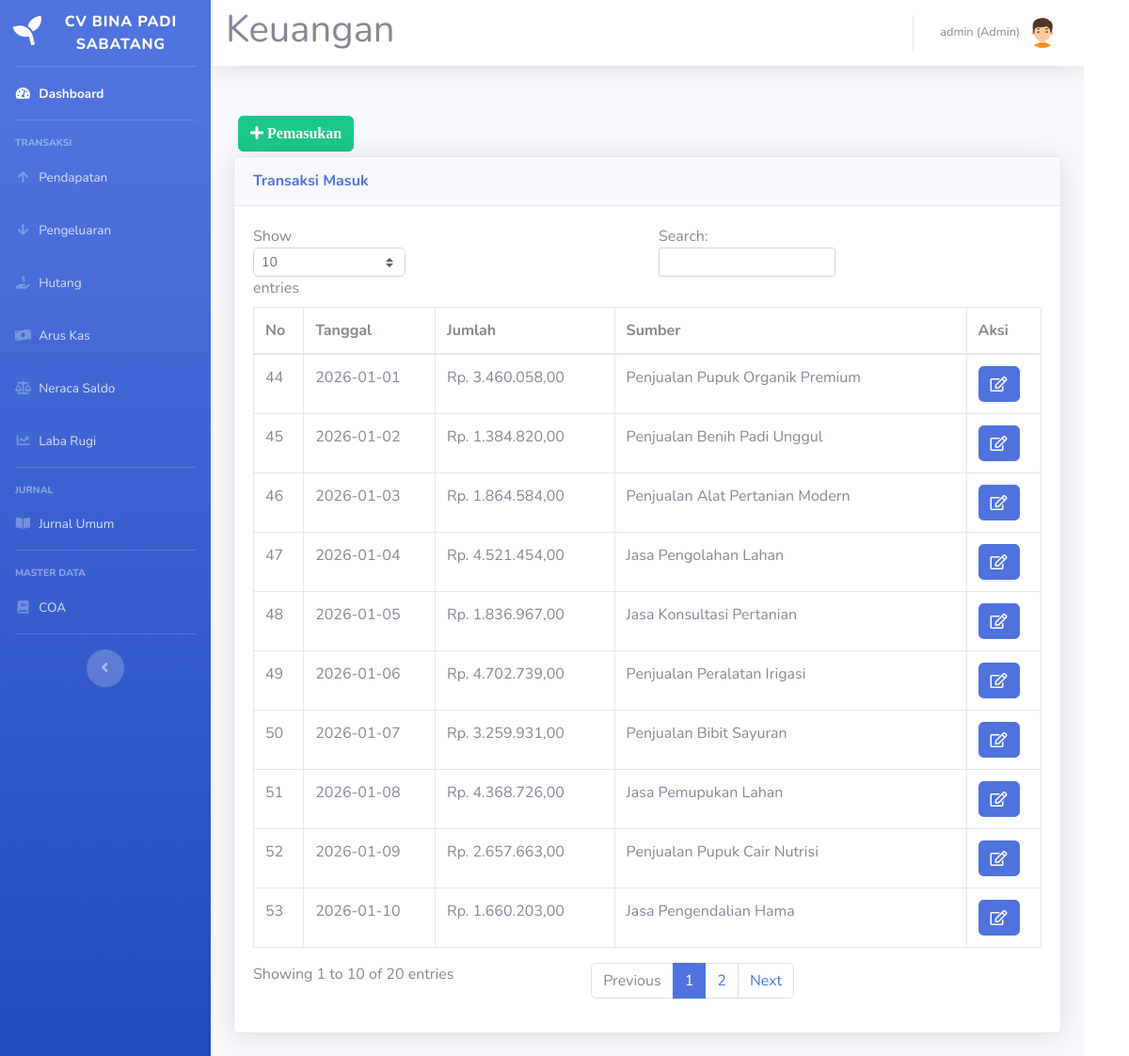
The page /pendapatan.php (signed in) on the database its author committed.
### tables this page shows
CREATE TABLE `pemasukan` (
  `id_pemasukan` int(11) NOT NULL,
  `tgl_pemasukan` date NOT NULL,
  `jumlah` int(11) NOT NULL,
  `sumber` text NOT NULL,
  `id_akun_pendapatan` int(11) DEFAULT NULL COMMENT 'Akun Pendapatan (Kredit)',
  `id_akun_kas` int(11) DEFAULT NULL COMMENT 'Akun Kas/Bank (Debit)',
  `status` int(11) NOT NULL
);

### pendapatan.php (the view, shortened to what this page needs)
<!DOCTYPE html>
<html lang="en">
<head>
  <link href="vendor/fontawesome-free/css/all.min.css" rel="stylesheet" type="text/css">
  <link href="css/sb-admin-2.min.css" rel="stylesheet">
</head>
<body id="page-top">
  <?php
  require('sidebar.php');
  require_once 'includes/functions-jurnal.php'; ?>
  <div id="content">
    <?php require('navbar.php'); ?>
    <div class="container-fluid">
      <div class="row">
        <div class="col-12">
          <button type="button" class="btn btn-success" style="margin:5px" data-toggle="modal" data-target="#myModalTambah"><i class="fa fa-plus"> Pemasukan</i></button><br>
          <div class="card shadow mb-4">
            <div class="card-header py-3">
              <h6 class="m-0 font-weight-bold text-primary">Transaksi Masuk</h6>
            </div>
            <div class="card-body">
              <div class="table-responsive">
                <table class="table table-bordered" id="dataTable" width="100%" cellspacing="0">
                  <thead>
                    <tr>
                      <th>No</th>
                      <th>Tanggal</th>
                      <th>Jumlah</th>
                      <th>Sumber</th>
                      <th>Aksi</th>
                    </tr>
                  </thead>
                  <tbody>
                    <?php
                    $query = mysqli_query($koneksi, "SELECT * FROM pemasukan");
                    while ($data = mysqli_fetch_assoc($query)) {
                    ?>
                      <tr>
                        <td><?= $data['id_pemasukan'] ?></td>
                        <td><?= $data['tgl_pemasukan'] ?></td>
                        <td>Rp. <?= number_format($data['jumlah'], 2, ',', '.'); ?></td>
                        <td><?= $data['sumber'] ?></td>
                        <td>
                          <a href="#" type="button" class="fa fa-edit btn btn-primary btn-md" data-toggle="modal" data-target="#myModal<?php echo $data['id_pemasukan']; ?>"></a>
                        </td>
                      </tr>
                    <?php } ?>
                  </tbody>
                </table>
              </div>
            </div>
          </div>
        </div>
      </div>
    </div>
  </div>
  </div>
  <?php require 'footer.php' ?>
  </div>
</body>
</html>

### rows shown on the page
pemasukan: id_pemasukan "44", tgl_pemasukan "2026-01-01", jumlah "3.460.058,00", sumber "Penjualan Pupuk Organik Premium"
pemasukan: id_pemasukan "45", tgl_pemasukan "2026-01-02", jumlah "1.384.820,00", sumber "Penjualan Benih Padi Unggul"
pemasukan: id_pemasukan "46", tgl_pemasukan "2026-01-03", jumlah "1.864.584,00", sumber "Penjualan Alat Pertanian Modern"
pemasukan: id_pemasukan "47", tgl_pemasukan "2026-01-04", jumlah "4.521.454,00", sumber "Jasa Pengolahan Lahan"
pemasukan: id_pemasukan "48", tgl_pemasukan "2026-01-05", jumlah "1.836.967,00", sumber "Jasa Konsultasi Pertanian"
pemasukan: id_pemasukan "49", tgl_pemasukan "2026-01-06", jumlah "4.702.739,00", sumber "Penjualan Peralatan Irigasi"
pemasukan: id_pemasukan "50", tgl_pemasukan "2026-01-07", jumlah "3.259.931,00", sumber "Penjualan Bibit Sayuran"
pemasukan: id_pemasukan "51", tgl_pemasukan "2026-01-08", jumlah "4.368.726,00", sumber "Jasa Pemupukan Lahan"
pemasukan: id_pemasukan "52", tgl_pemasukan "2026-01-09", jumlah "2.657.663,00", sumber "Penjualan Pupuk Cair Nutrisi"
pemasukan: id_pemasukan "53", tgl_pemasukan "2026-01-10", jumlah "1.660.203,00", sumber "Jasa Pengendalian Hama"

### other values the page prints
$_SESSION['nama'] "admin"
$_SESSION['level'] "Admin"
